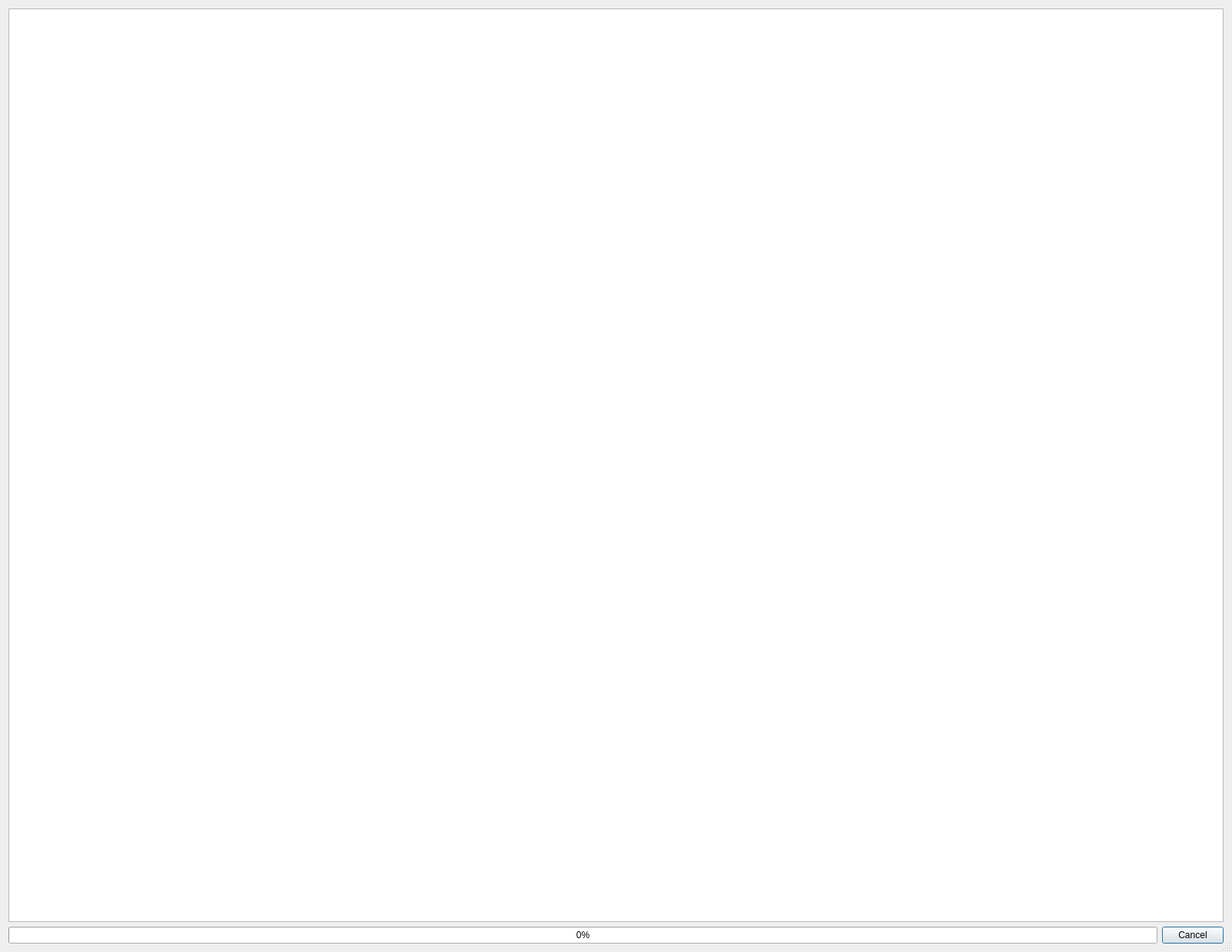
<?xml version="1.0" encoding="UTF-8"?>
<ui version="4.0">
 <class>QgsProcessingProgressDialogBase</class>
 <widget class="QDialog" name="QgsProcessingProgressDialogBase">
  <property name="geometry">
   <rect>
    <x>0</x>
    <y>0</y>
    <width>1603</width>
    <height>1239</height>
   </rect>
  </property>
  <property name="windowTitle">
   <string notr="true">Dialog</string>
  </property>
  <property name="sizeGripEnabled">
   <bool>true</bool>
  </property>
  <layout class="QVBoxLayout" name="verticalLayout">
   <item>
    <widget class="QTextEdit" name="mTxtLog">
     <property name="readOnly">
      <bool>true</bool>
     </property>
    </widget>
   </item>
   <item>
    <layout class="QHBoxLayout" name="horizontalLayout" stretch="1,0">
     <property name="topMargin">
      <number>0</number>
     </property>
     <item>
      <widget class="QProgressBar" name="mProgressBar">
       <property name="value">
        <number>0</number>
       </property>
      </widget>
     </item>
     <item>
      <widget class="QDialogButtonBox" name="mButtonBox">
       <property name="orientation">
        <enum>Qt::Horizontal</enum>
       </property>
       <property name="standardButtons">
        <set>QDialogButtonBox::Cancel</set>
       </property>
      </widget>
     </item>
    </layout>
   </item>
  </layout>
 </widget>
 <resources/>
 <connections/>
</ui>
